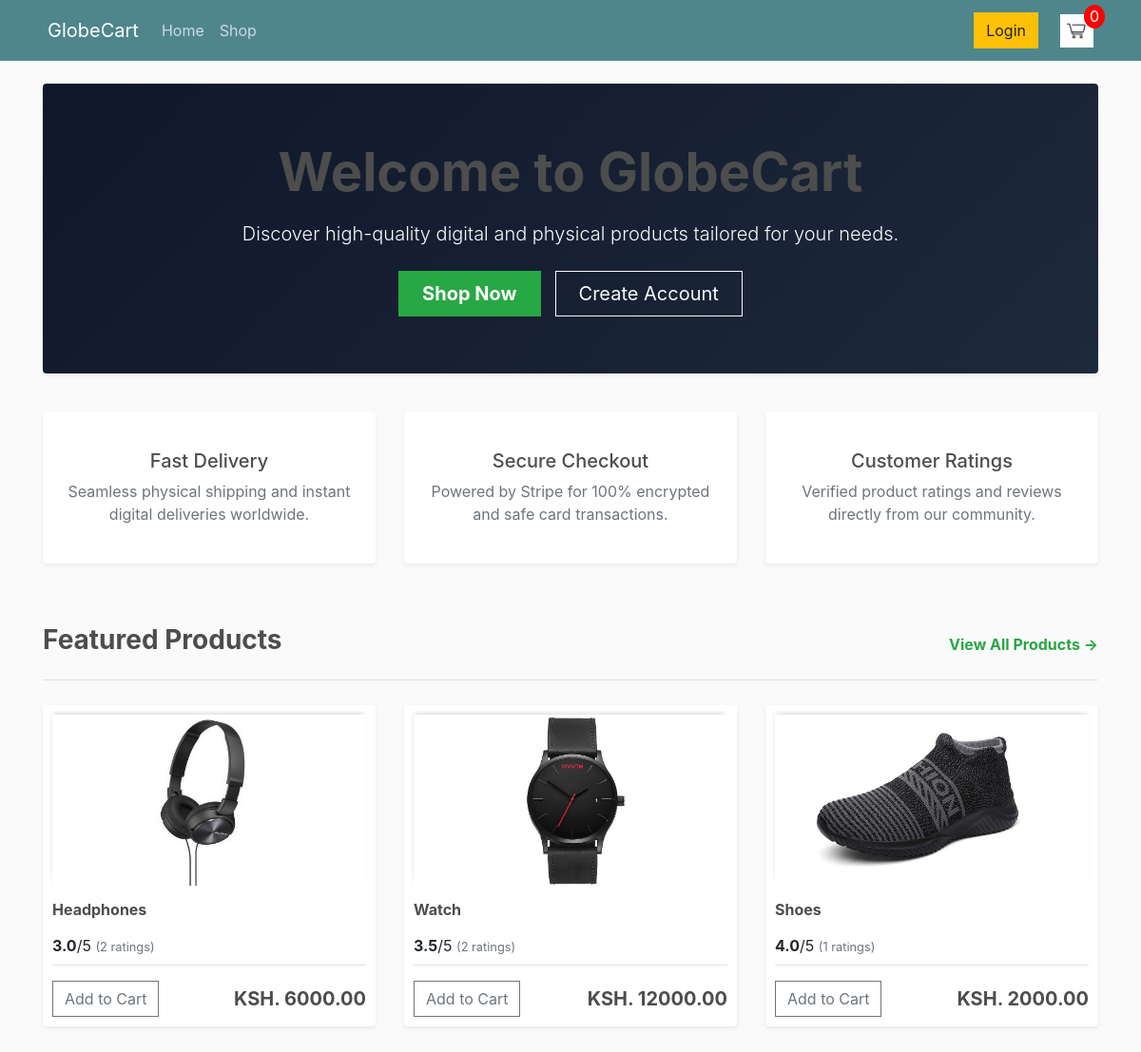
The page / on the database its author committed.
### shop/models.py (models this page shows, shortened)
class Product(models.Model):
	name = models.CharField(max_length=200)
	price = models.FloatField()
	digital = models.BooleanField(default=False,null=True, blank=True)
	image = models.ImageField(null=True, blank=True)
	@property
	def imageURL(self):
		try:
			url = self.image.url
		except:
			url = ''
		return url
	@property
	def average_rating(self):
		ratings = self.ratings.all()
		if ratings.exists():
			total = sum(r.score for r in ratings)
			return round(total / ratings.count(), 1)
		return 0.0
	@property
	def num_ratings(self):
		return self.ratings.count()

class Rating(models.Model):
	product = models.ForeignKey(Product, on_delete=models.CASCADE, related_name='ratings')
	user = models.ForeignKey(User, on_delete=models.CASCADE)
	score = models.IntegerField(default=0)
	date_added = models.DateTimeField(auto_now_add=True)
	class Meta:
		unique_together = ('product', 'user')

### shop/views.py (the view)
# urls.py: 2. Add a URL to urlpatterns:  path('', views.home, name='home')
def home(request):
	data = cartData(request)
	cartItems = data['cartItems']
	featured_products = Product.objects.all()[:3]
	context = {'products': featured_products, 'cartItems': cartItems}
	return render(request, 'shop/home.html', context)

### shop/utils.py (called while the page is built, shortened)
def cookieCart(request):
    try:
        cart = json.loads(request.COOKIES['cart'])
    except:
        cart = {}
        print('CART:', cart)
    items = []
    order = {'get_cart_total':0, 'get_cart_items':0, 'shipping':False}
    cartItems = order['get_cart_items']
    return {'cartItems':cartItems ,'order':order, 'items':items}

def cartData(request):
    if request.user.is_authenticated:
        customer = request.user.customer
        order, created = Order.objects.get_or_create(customer=customer, complete=False)
        items = order.orderitem_set.all()
        cartItems = order.get_cart_items
    else:
        cookieData = cookieCart(request)
        cartItems = cookieData['cartItems']
        order = cookieData['order']
        items = cookieData['items']
    return {'cartItems':cartItems ,'order':order, 'items':items}

### shop/templates/shop/home.html (shortened to what this page needs)
{% extends 'shop/main.html' %}
{% load static %}
{% load bootstrap_icons %}
{% block content %}
<div class="jumbotron text-white text-center rounded shadow-sm" style="background: linear-gradient(135deg, #0f172a 0%, #1e293b 100%); padding: 60px 20px; margin-bottom: 40px;">
    <h1 class="display-4 font-weight-bold mb-3">Welcome to GlobeCart</h1>
    <p class="lead text-light mb-4">Discover high-quality digital and physical products tailored for your needs.</p>
    <div class="d-flex justify-content-center" style="gap: 15px;">
        <a href="{% url 'shop' %}" class="btn btn-success btn-lg px-4 font-weight-bold">
            Shop Now
        </a>
        {% if not request.user.is_authenticated %}
        <a href="{% url 'register' %}" class="btn btn-outline-light btn-lg px-4">
            Create Account
        </a>
        {% endif %}
    </div>
</div>
<div class="row text-center mb-5">
    <div class="col-md-4 mb-3">
        <div class="box-element h-100 p-4 shadow-sm border-0">
            <h5>Fast Delivery</h5>
            <p class="text-muted">Seamless physical shipping and instant digital deliveries worldwide.</p>
        </div>
    </div>
    <div class="col-md-4 mb-3">
        <div class="box-element h-100 p-4 shadow-sm border-0">
            <h5>Secure Checkout</h5>
            <p class="text-muted">Powered by Stripe for 100% encrypted and safe card transactions.</p>
        </div>
    </div>
    <div class="col-md-4 mb-3">
        <div class="box-element h-100 p-4 shadow-sm border-0">
            <h5>Customer Ratings</h5>
            <p class="text-muted">Verified product ratings and reviews directly from our community.</p>
        </div>
    </div>
</div>
{% if products %}
<div class="mb-5">
    <div class="d-flex justify-content-between align-items-center mb-3">
        <h3 class="font-weight-bold">Featured Products</h3>
        <a href="{% url 'shop' %}" class="text-success font-weight-bold">View All Products &rarr;</a>
    </div>
    <hr>
    <div class="row">
        {% for product in products %}
        <div class="col-lg-4 col-md-6 mb-4">
            <div class="box-element product shadow-sm h-100 d-flex flex-column">
                <img class="thumbnail" src="{{product.imageURL}}" style="height: 180px; object-fit: cover;">
                <div class="mt-3 d-flex flex-column flex-grow-1">
                    <h6><strong>{{product.name}}</strong></h6>
                    <div class="my-2">
                        <strong>{{product.average_rating}}</strong>/5
                        <small class="text-muted">({{product.num_ratings}} ratings)</small>
                    </div>
                    <div class="mt-auto pt-3 border-top d-flex justify-content-between align-items-center">
                        <button data-product="{{product.id}}" data-action="add" class="btn btn-outline-secondary add-btn update-cart">Add to Cart</button>
                        <h5 class="m-0"><strong>KSH. {{product.price|floatformat:2}}</strong></h5>
                    </div>
                </div>
            </div>
        </div>
        {% endfor %}
    </div>
</div>
{% endif %}
{% endblock content %}

### shop/templates/shop/main.html (shortened to what this page needs)
<!DOCTYPE html>
{% load static %}
<html>
<head>
	<link rel="stylesheet" href="https://stackpath.bootstrapcdn.com/bootstrap/4.4.1/css/bootstrap.min.css">
	<link rel="stylesheet" type="text/css" href="{% static 'css/main.css' %}">
</head>
<body>
	<nav class="navbar navbar-expand-lg navbar-dark bg-dark">
		<a class="navbar-brand" href="{% url 'home' %}">GlobeCart</a>
		<div class="collapse navbar-collapse" id="navbarSupportedContent">
			<ul class="navbar-nav mr-auto">
				<li class="nav-item">
					<a class="nav-link" href="{% url 'home' %}" style="color: #cbd9ea;">Home</a>
				</li>
				<li class="nav-item">
					<a class="nav-link" href="{% url 'shop' %}" style="color: #cbd9ea;">Shop</a>
				</li>
			</ul>
			<div class="form-inline my-2 my-lg-0">
				{% if request.user.is_authenticated %}
					<span class="navbar-text mr-3 text-light">Hello, {{request.user.username}}</span>
					<a href="{% url 'logout' %}" class="btn btn-warning mr-2">Logout</a>
				{% else %}
					<a href="{% url 'login' %}" class="btn btn-warning mr-2">Login</a>
				{% endif %}
				<a href="{% url 'cart' %}" class="cart-container">
					<img id="cart-icon" src="{% static 'images/cart icon.jpg' %}">
					<p id="cart-total">{{cartItems}}</p>
				</a>
			</div>
		</div>
	</nav>
    <div class="container">
		<br>
		{% block content %}
		{% endblock content %}
	</div>
</body>
</html>

### static/css/main.css (style rules this page uses)
body { background-color: hsl(0, 0%, 98%); }
h1,h2,h3,h4,h5,h6 { color:hsl(0, 0%, 30%); }
.box-element { box-shadow:hsl(0, 0%, 80%) 0 0 16px; background-color: #fff; border-radius: 4px; padding: 10px; }
.thumbnail { width: 100%; height: 200px; -webkit-box-shadow: -1px -3px 5px -2px rgba(214,214,214,1); -moz-box-shadow: -1px -3px 5px -2px rgba(214,214,214,1); box-shadow: -1px -3px 5px -2px rgba(214,214,214,1); }
.product { border-radius: 0 0 4px 4px; }
.bg-dark { background-color: #4f868c!important; }
.navbar { padding-left: 50px !important; padding-right: 50px !important; padding-top: 12px !important; padding-bottom: 12px !important; }
.cart-container { position: relative; display: inline-block; }
#cart-icon { width:35px; display: inline-block; margin-left: 15px; }
#cart-total { display: block; text-align: center; color:#fff; background-color: red; width: 22px; height: 25px; border-radius: 50%; font-size: 16px; position: absolute; top: -10px; right: -12px; margin: 0; }
.col-lg-4, .col-lg-6, .col-lg-8, .col-lg-12 { margin-top: 10px; }
.btn { border-radius: 0; }

### rows shown on the page
Product: imageURL (picture), name "Headphones", average_rating "3.0", num_ratings "2", price "6000.00"
Product: imageURL (picture), name "Watch", average_rating "3.5", num_ratings "2", price "12000.00"
Product: imageURL (picture), name "Shoes", average_rating "4.0", num_ratings "1", price "2000.00"

### other values the page prints
{{ cartItems }} "0"
